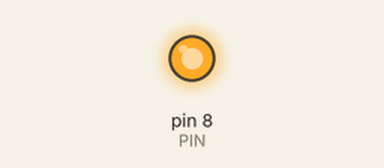
A sketch run on a simulated Arduino Uno, built with avr-gcc and run on an emulated ATmega328P. On the bench: output pins drawn as LEDs (lit = HIGH).

Above: at 0.03 s.
At 2.28 s:
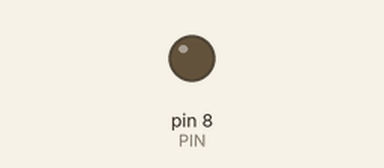
Timing chart, 0 to 3.0 s (numbered marks = the images above):
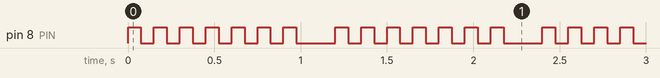

Measured:
- by itself, pin 8 (PIN): repeats every 1.2 s: 6 × (LOW 0.08 s, HIGH 0.08 s), LOW 0.23 s, HIGH 0.08 s

The sketch:

lesson_1_external_LED.ino
```cpp
int PIN = 8;

void setup() {
  pinMode(PIN, OUTPUT);
}

void loop() {
  for(int i=0;i<5;i++){
    for(int i=0;i<7;i++){
      digitalWrite(PIN, HIGH);
      delay(75);
      digitalWrite(PIN, LOW);
      delay(75);
    }
    delay(150);
  }
}
```
